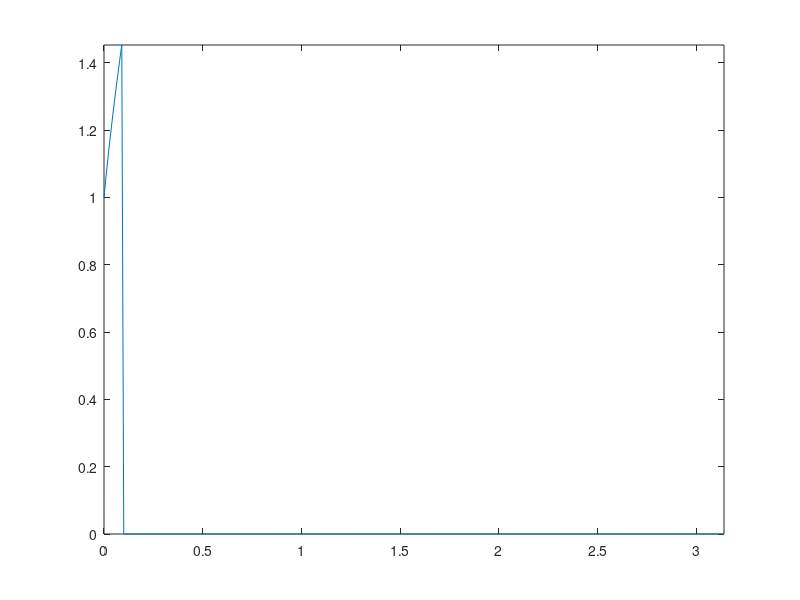

The MATLAB script that drew this image:
% Second Project Euler's Method
% where h = 0.01 
h = 0.01;  
t = 0:h:pi;
fun=@(t,x)(sin(t)+6)/x;
x = zeros(size(t));
x(1) = 1;
n = 10;
for i=1:n-1
    f = (sin(t(i))+6)/x(i);
    x(i+1) = x(i) + h * f;
end
 %-plot the numerical solution
 plot(t,x);
 axis tight
 
